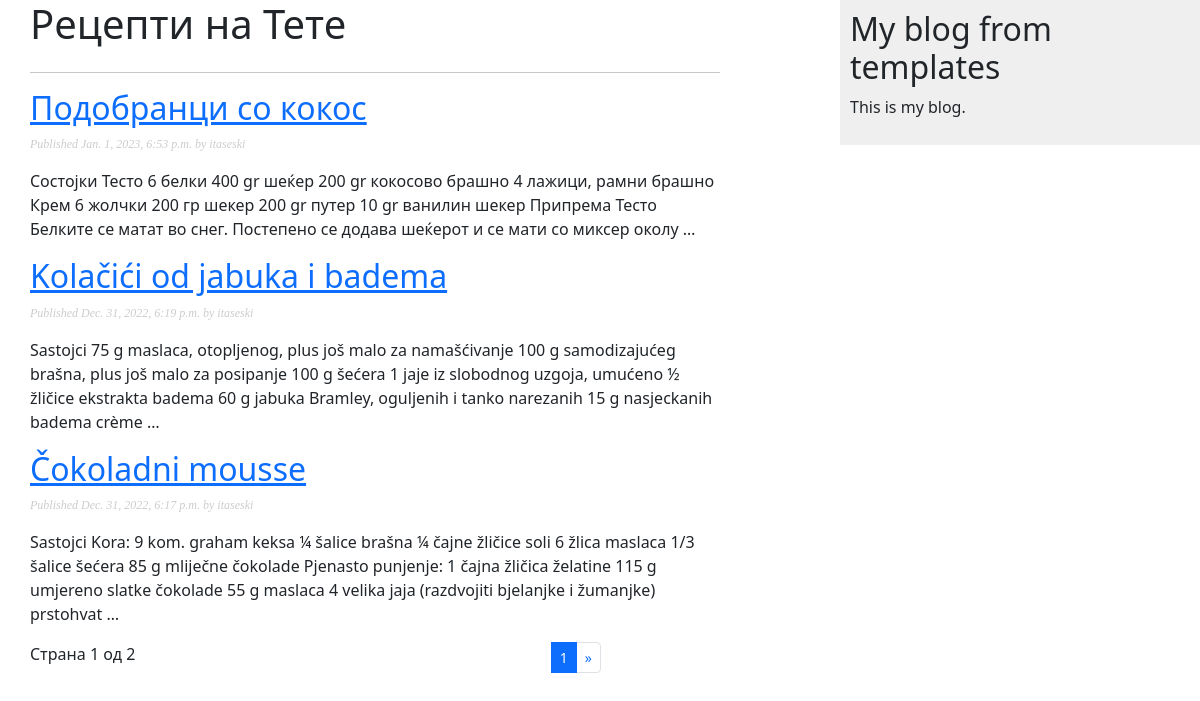
/, run on an earlier commit of the app's database.
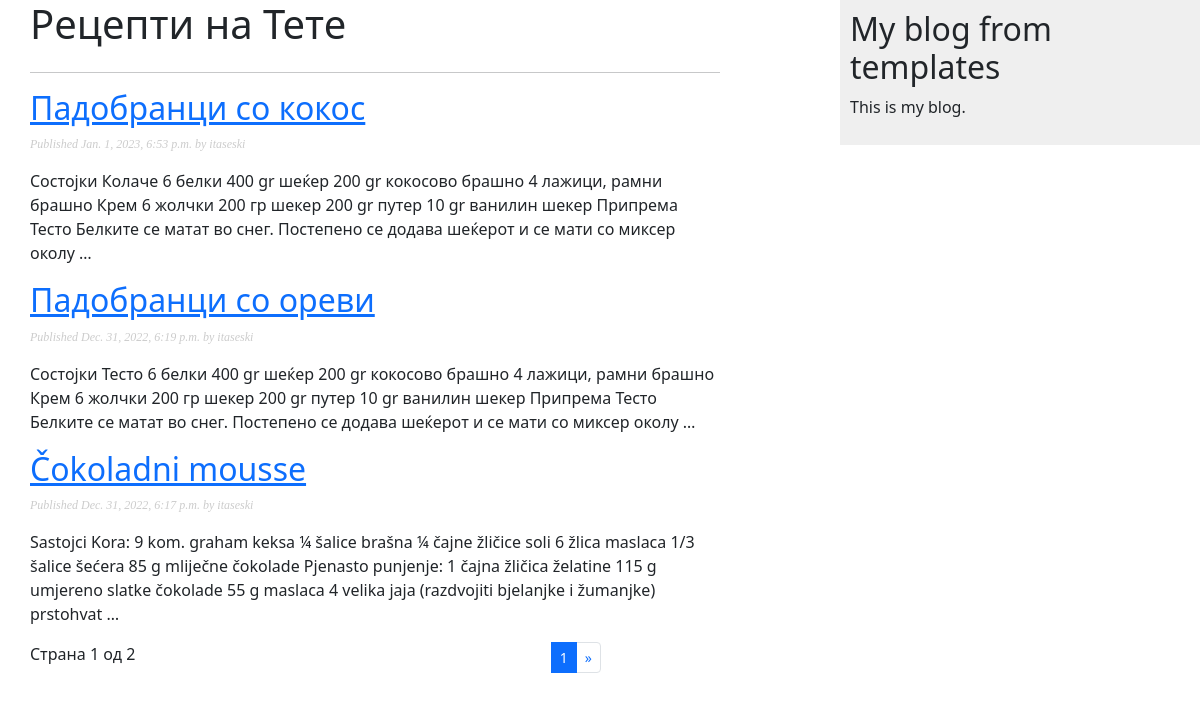
And on a later commit of the database.
### blog/models.py (models this page shows, shortened)
class Post(models.Model):
    class Status(models.TextChoices):
        DRAFT = 'DF', 'Draft'
        PUBLISHED = 'PB', 'Published'
    title = models.CharField(max_length=256)
    slug = models.SlugField(max_length=250, unique_for_date='publish')
    author = models.ForeignKey(User,
                               on_delete=models.CASCADE,
                               related_name='blog_posts')
    content = models.TextField(blank=True)
    publish = models.DateTimeField(default=timezone.now)
    created = models.DateTimeField(auto_now_add=True)
    updated = models.DateTimeField(auto_now=True)
    status = models.CharField(max_length=2,
                              choices=Status.choices,
                              default=Status.DRAFT)
    objects = models.Manager() # The default manager.
    published = PublishedManager() # Our custom manager.
    class Meta:
        ordering = ['-publish']
        indexes = [
            models.Index(fields=['-publish']),
        ] # Note: Index ordering is not supported on MySQL
    def get_absolute_url(self):
        return reverse('blog:post_detail',
                       args=[self.publish.year,
                             self.publish.month,
                             self.publish.day,
                             self.slug])

### blog/views.py (the view)
# urls.py: path('', views.PostListView.as_view(), name='post_list'),
class PostListView(ListView):
    queryset = Post.published.all()
    context_object_name = 'posts'
    paginate_by = 3
    template_name = 'blog/post/list.html'

### templates/blog/post/list.html (shortened to what this page needs)
{% extends "blog/base.html" %}
{% block content %}
    <h1 class="mb-4">Рецепти на Тете</h1>
    <hr>
    {% for post in posts %}
        <h2>
            <a href="{{ post.get_absolute_url }}">
                {{ post.title }}
            </a>
        </h2>
        <p class="date">
            Published {{ post.publish }} by {{ post.author }}
        </p>
        {{ post.content|truncatewords:45|linebreaks }}
    {% endfor %}
    {% include "pagination.html" with page=page_obj %}
{% endblock %}

What changed in the data, as far as the page shows it:
changed Post: title "Подобранци со кокос" → "Падобранци со кокос"; content "Состојки Тесто 6 белки 400 gr…" → "Состојки Колаче 6 белки 400 gr…"
changed Post: title "Kolačići od jabuka i badema" → "Падобранци со ореви"; content "Sastojci 75 g maslaca, otopljenog, plus još malo za namašćivanje 100 g samodizajućeg brašna, plus još malo za posipanje 100 g šećera 1 jaje iz slobodnog uzgoja, umućeno ½ žličice ekstrakta badema 60 g jabuka Bramley, oguljenih i tanko narezanih 15 g nasjeckanih badema crème …" → "Состојки Тесто 6 белки 400 gr шеќер 200 gr кокосово брашно 4 лажици, рамни брашно Крем 6 жолчки 200 гр шекер 200 gr путер 10 gr вaнилин шекер Припрема Тесто Белките се матат во снег. Постепено се додава шеќерот и се мати со миксер околу …"
